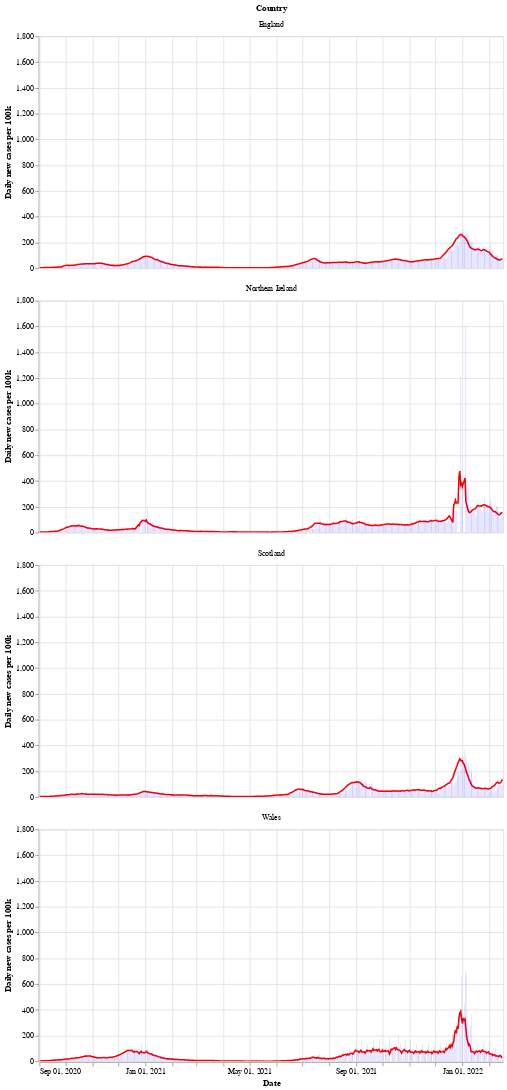

The notebook cell this image was saved under:
### Markdown cell above
Next is a bar chart of the number of new cases in each country (per 100k population), with the 7 day moving average of cases. Again we see that Wales saw a longer period of raising and falling cases compared to the other countries.

After a period of cases falling, each nation is now seeing a rise in the number of cases - especially in Wales.

### Code cell
# collapse
bars = alt.Chart(uk_cases).mark_bar().encode(
    x=alt.X("yearmonthdate(date):T", axis=alt.Axis(title='Date')),
    y=alt.Y("newCasesRate:Q", axis=alt.Axis(title='Daily new cases per 100k')),
    tooltip='newCasesRate',
    color=alt.condition(
        alt.datum.dailyChange > 0,
        alt.value("orange"),  # The positive color
        alt.value("blue")  # The negative color
    )
).properties(title='New cases per 100k population with rolling 7 day average', width=600).interactive()
line = alt.Chart(uk_cases).mark_line(
    color='red',
    size=2,
).transform_window(
    rolling_mean='mean(newCasesRate)',
    frame=[0, 7],
    groupby=['areaName']
).encode(
    x='yearmonthdate(date):T',
    y='rolling_mean:Q'
)
alt.layer(line, bars, data=uk_cases).facet(alt.Row('areaName', title='Country'), columns=1)

### Figure 1 — Vega-Lite specification as saved in the notebook (floating-point values rounded to 4 significant figures; data arrays with more than 128 entries replaced by an {"elided": "..."} marker saying what was removed)
{"config": {"view": {"continuousWidth": 400, "continuousHeight": 300}}, "data": {"name": "data-35fe12794b58fbc983aa5d259522ee1a"}, "facet": {"type": "nominal", "field": "areaName", "title": "Country"}, "spec": {"layer": [{"mark": {"type": "line", "color": "red", "size": 2}, "encoding": {"x": {"type": "temporal", "field": "date", "timeUnit": "yearmonthdate"}, "y": {"type": "quantitative", "field": "rolling_mean"}}, "transform": [{"window": [{"op": "mean", "field": "newCasesRate", "as": "rolling_mean"}], "frame": [0, 7], "groupby": ["areaName"]}]}, {"mark": "bar", "encoding": {"color": {"condition": {"value": "orange", "test": "(datum.dailyChange > 0)"}, "value": "blue"}, "tooltip": {"type": "quantitative", "field": "newCasesRate"}, "x": {"type": "temporal", "axis": {"title": "Date"}, "field": "date", "timeUnit": "yearmonthdate"}, "y": {"type": "quantitative", "axis": {"title": "Daily new cases per 100k"}, "field": "newCasesRate"}}, "selection": {"selector002": {"type": "interval", "bind": "scales", "encodings": ["x", "y"]}}, "title": "New cases per 100k population with rolling 7 day average", "width": 600}]}, "columns": 1, "$schema": "https://vega.github.io/schema/vega-lite/v4.8.1.json", "datasets": {"data-35fe12794b58fbc983aa5d259522ee1a": {"elided": "2136 records"}}}
